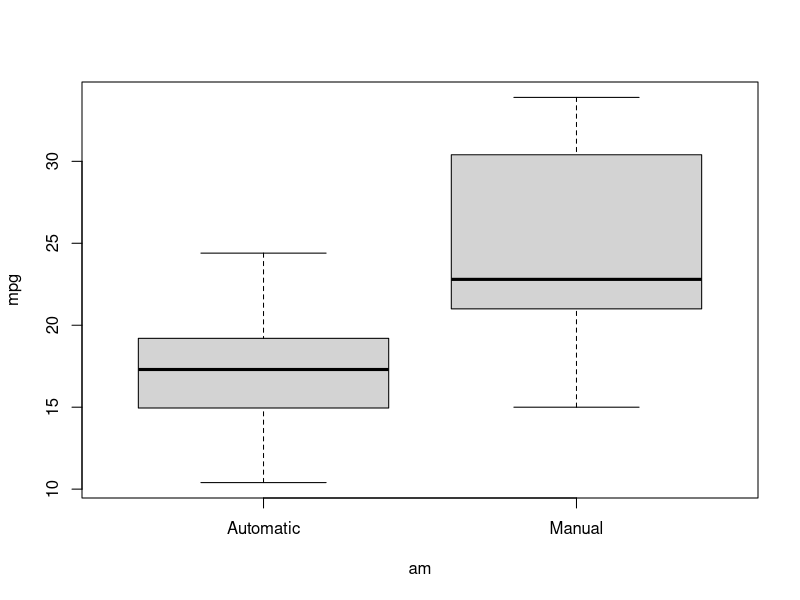
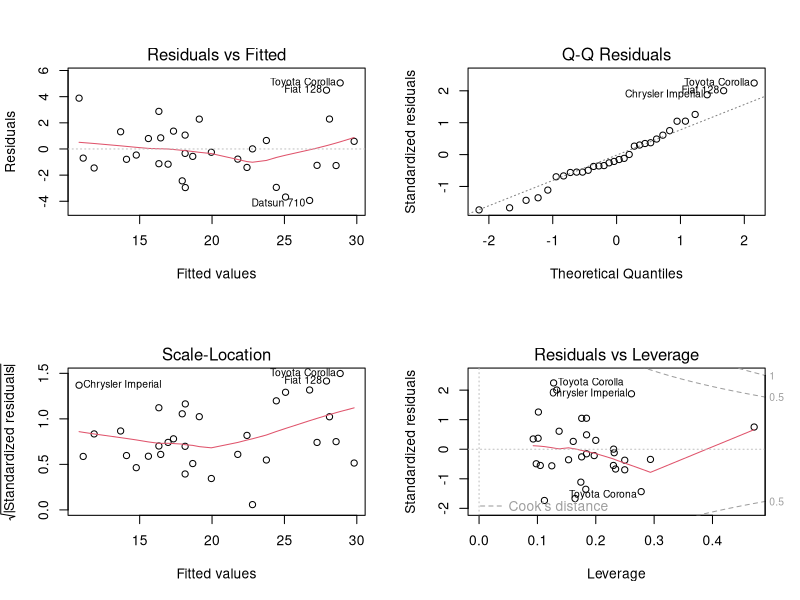

Here is the R script that generated these plots, in order:
## ---- chunk 1
data(mtcars)
mtcars.fact = mtcars
mtcars.fact$cyl <- factor(mtcars$cyl); mtcars.fact$vs <- factor(mtcars$vs);
mtcars.fact$gear <- factor(mtcars$gear); mtcars.fact$am <- factor(mtcars$am); mtcars.fact$carb <- factor(mtcars$carb);
## ---- chunk 2
round(cor(mtcars$mpg, y = mtcars[, -1]), 3)
## ---- chunk 3
## The P-value is:
bartlett.test(mpg ~ am, data = mtcars.fact)$p.value
## ---- chunk 4
summary(aov(mpg ~ am, data = mtcars.fact))
## ---- chunk 5
fit.whole <- lm(mpg ~ ., data = mtcars.fact)
fit.optimal <- step(fit.whole, direction = 'both')
## ---- chunk 6
print(fit.optimal$call)
## ---- chunk 7
fit.hpwt <- lm(mpg ~ hp + wt, data = mtcars.fact)
fit.hpwt.cyl <- lm(mpg ~ hp + wt + cyl, data = mtcars.fact)
## ---- chunk 8
adj.r2 <- c(summary(fit.hpwt)$adj.r.squared, summary(fit.hpwt.cyl)$adj.r.squared, summary(fit.optimal)$adj.r.squared)
names(adj.r2) <- c("hp + wt", "hp + wt + cyl", "hp + wt + cyl + am")
## ---- chunk 9
adj.r2
## ---- chunk 10
boxplot(mpg ~ am, data = mtcars, names = c("Automatic", "Manual"))
## ---- chunk 11
par(mfrow = c(2,2))
plot(fit.optimal)
## ---- chunk 12
mtcars
